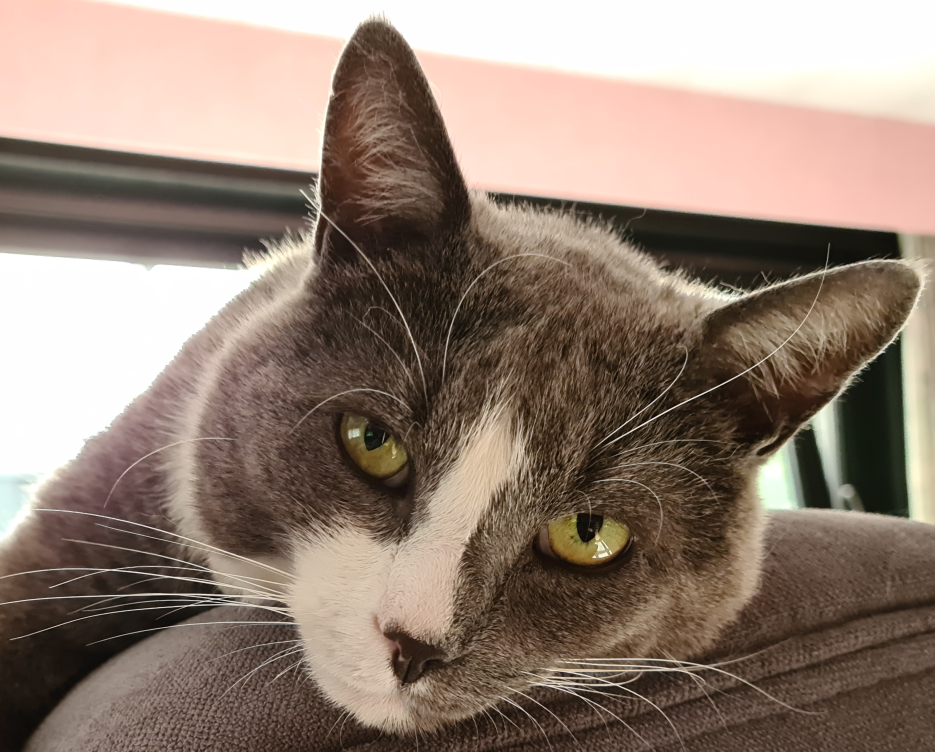
#> input picture cat_3.jpg, 5605 x 4509 px (shown at 1/6 size)
$ jupyter execute genetic_algorithm_calc.ipynb   (shell and % lines are left out)
#> lines starting #> are read from the running program, lines starting #| are printed output that depends on the picture
# Genetic Algorithm
In this small experiment I've tried to reconstruct the image of my cat through a Genetic Algorithm.
The only parameters I could play with were:
 - POPULATION_SIZE
 - ELITE_SIZE
 - TOURNEMENT_SIZE
 - CROSSOVER_PROBs
 - MUTATION_PROBs

**My thoughts**: I think that this is a very difficult task.
Don't get me wrong, the Genetic Algorithm works well but the task itself is hard.
Plus the fact that I kept the Algorithm very basic didn't help either :) .

E.g. in this task, we're trying to reconstruct a 450 x 560 gray-scale image.
Which means that we've (450 * 560)^255, or ... possible combinations :-)

However, I believe that the algorithm did a good enough job :)
& if the task was a little bit easier e.g. (knapsack problem), then it would kick ass :p

**Results**: The results are visible in the other notebook!


# Load libraries & Image

[cell 1]
import cv2
import numpy as np
import matplotlib.pyplot as plt
import pickle
import os

def show_image(image):
    # plot the image
    fig = plt.figure(figsize=(10,10))
    plt.imshow(image, cmap='gray')
    plt.axis('off')
    return plt.show()


#-----------------------#
# load the target image #
#-----------------------#
image = cv2.imread('cat_3.jpg')
#> image is the input picture: shape (4509, 5605, 3); mean B, G, R 115.2, 127.8, 145.7
image = cv2.cvtColor(image, cv2.COLOR_BGR2GRAY)
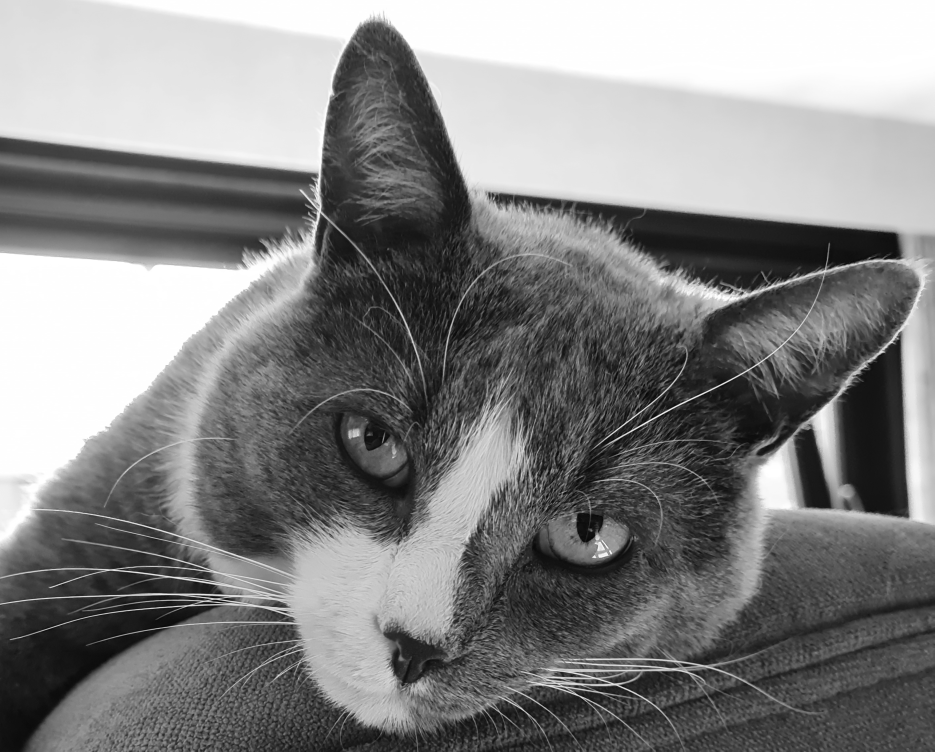
#> image: shape (4509, 5605) (shown at 1/6 size); min 0, max 255, mean 131.7

# resize
print(image.shape)
#| (4509, 5605)
image = cv2.resize(image, (560, 450))
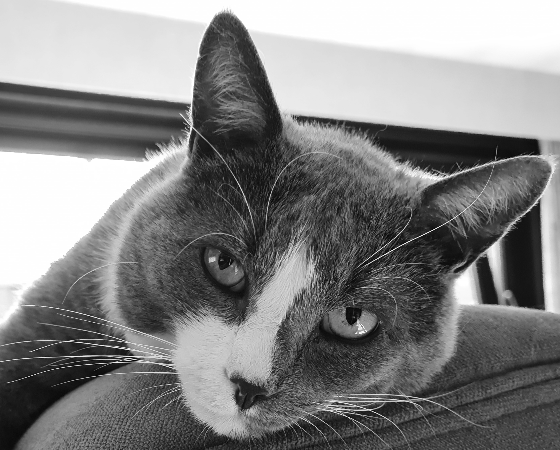
#> image: shape (450, 560); min 2, max 255, mean 131.7

# plot the image
show_image(image)

# Set parameters

[cell 2]
TARGET = image.copy()
TARGET_WIDTH =  TARGET.shape[1]
#> TARGET_WIDTH = 560
TARGET_HEIGHT =  TARGET.shape[0]
#> TARGET_HEIGHT = 450
TARGET_SIZE = TARGET.shape[0] * TARGET.shape[1]
#> TARGET_SIZE = 252000
TARGET_SIZE_MEAN = 1/TARGET_SIZE
#> TARGET_SIZE_MEAN = 3.97e-06

POPULATION_SIZE = 50
ELITE_SIZE = 5
TOURNEMENT_SIZE = 6
CROSSOVER_PROB = 67. #% 67% chance that there is a flip, but then there is a 25% chance that nothing happens thus in total it is +/- 50%
CROSSOVER_HORIZONTAL_FLIP_PROB = 50. #%
CROSSOVER_VERTICAL_FLIP_PROB = 50. #%

MUTATION_PROB = 20 # of pixes that can chance%
MUTATION_PIXELS = int(TARGET_SIZE / 100 * MUTATION_PROB)
#> MUTATION_PIXELS = 50400
MUTATION_QUEUE = [0]*5 # if the loss, stays the same, 5 times in a row, reduce the  MUTATION_PROB  value

[cell 3]
# Load previous results
logs = pickle.load( open( "logs.p", "rb" ) ) if os.path.isfile('logs.p') else {}

# Init Population

[cell 4]
population = pickle.load( open( "population.p", "rb" ) ) if os.path.isfile('population.p') else np.random.randint(low=TARGET.min(), high=TARGET.max(), size=( POPULATION_SIZE, TARGET.shape[0], TARGET.shape[1]), dtype='uint8')

# Show 1 example

[cell 5]
# show random population
show_image(population[0])
#> in show_image (call 2), `return plt.show()`:
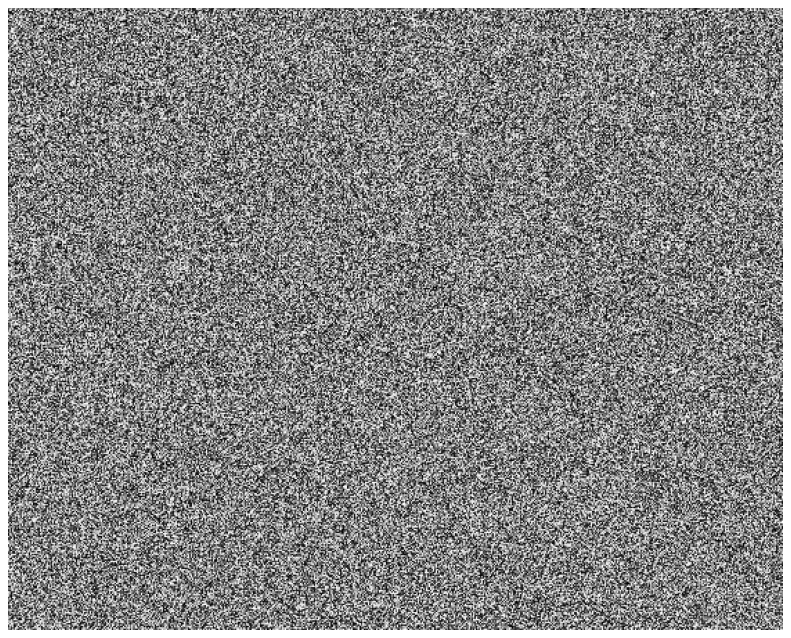
#> figure drawn by matplotlib, 1 panel
